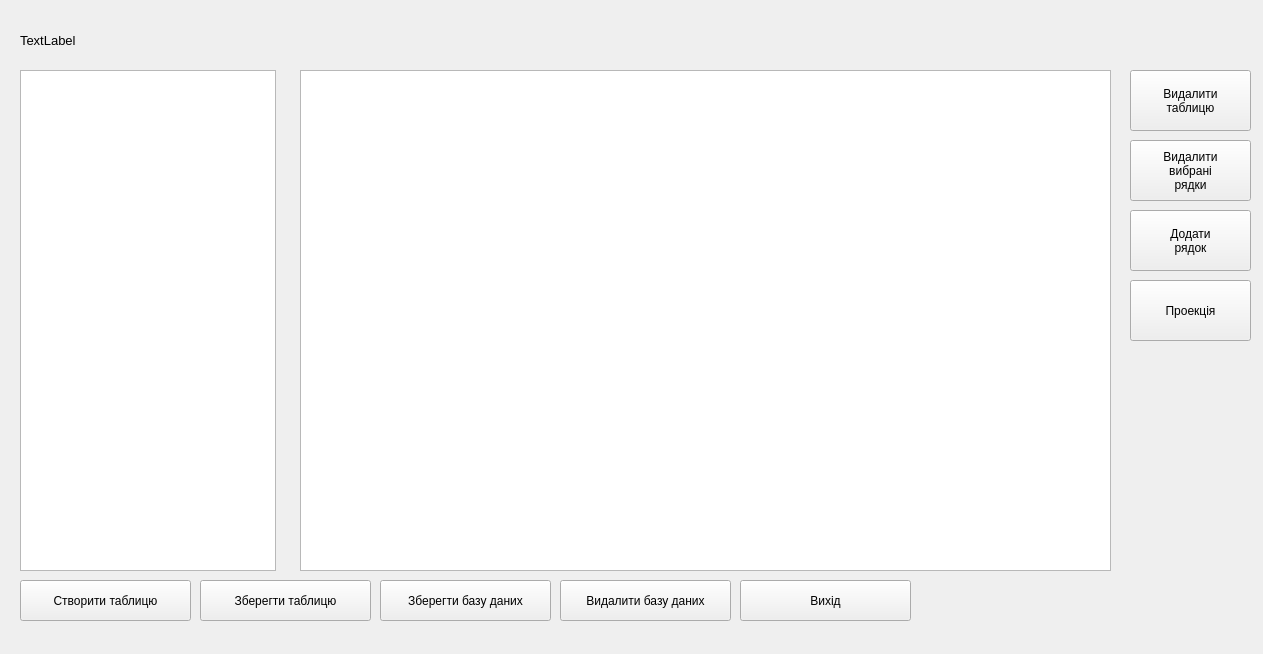
<?xml version="1.0" encoding="UTF-8"?>
<ui version="4.0">
 <class>DataViewer</class>
 <widget class="QWidget" name="DataViewer">
  <property name="geometry">
   <rect>
    <x>0</x>
    <y>0</y>
    <width>1263</width>
    <height>654</height>
   </rect>
  </property>
  <property name="windowTitle">
   <string>Form</string>
  </property>
  <widget class="QListView" name="tablesList">
   <property name="geometry">
    <rect>
     <x>20</x>
     <y>70</y>
     <width>256</width>
     <height>501</height>
    </rect>
   </property>
  </widget>
  <widget class="QLabel" name="dbNameLabel">
   <property name="geometry">
    <rect>
     <x>20</x>
     <y>30</y>
     <width>1071</width>
     <height>21</height>
    </rect>
   </property>
   <property name="font">
    <font>
     <pointsize>10</pointsize>
    </font>
   </property>
   <property name="text">
    <string>TextLabel</string>
   </property>
  </widget>
  <widget class="QWidget" name="widget" native="true">
   <property name="geometry">
    <rect>
     <x>289</x>
     <y>69</y>
     <width>821</width>
     <height>491</height>
    </rect>
   </property>
   <widget class="QLabel" name="nameEditLabel">
    <property name="geometry">
     <rect>
      <x>30</x>
      <y>60</y>
      <width>171</width>
      <height>31</height>
     </rect>
    </property>
    <property name="font">
     <font>
      <pointsize>10</pointsize>
     </font>
    </property>
    <property name="text">
     <string>Назва бази даних:</string>
    </property>
   </widget>
   <widget class="QLabel" name="loginEditLabel">
    <property name="geometry">
     <rect>
      <x>30</x>
      <y>110</y>
      <width>171</width>
      <height>31</height>
     </rect>
    </property>
    <property name="font">
     <font>
      <pointsize>10</pointsize>
     </font>
    </property>
    <property name="text">
     <string>Логiн:</string>
    </property>
   </widget>
   <widget class="QLabel" name="passEditLabel">
    <property name="geometry">
     <rect>
      <x>30</x>
      <y>160</y>
      <width>171</width>
      <height>31</height>
     </rect>
    </property>
    <property name="font">
     <font>
      <pointsize>10</pointsize>
     </font>
    </property>
    <property name="text">
     <string>Пароль:</string>
    </property>
   </widget>
   <widget class="QCheckBox" name="displayPassword">
    <property name="geometry">
     <rect>
      <x>240</x>
      <y>200</y>
      <width>211</width>
      <height>31</height>
     </rect>
    </property>
    <property name="font">
     <font>
      <pointsize>10</pointsize>
     </font>
    </property>
    <property name="text">
     <string>Показати пароль</string>
    </property>
   </widget>
   <widget class="QLineEdit" name="dbNameEdit">
    <property name="geometry">
     <rect>
      <x>240</x>
      <y>60</y>
      <width>301</width>
      <height>31</height>
     </rect>
    </property>
    <property name="toolTip">
     <string>hgfhfghf</string>
    </property>
    <property name="toolTipDuration">
     <number>5</number>
    </property>
   </widget>
   <widget class="QLineEdit" name="dbLoginEdit">
    <property name="geometry">
     <rect>
      <x>240</x>
      <y>110</y>
      <width>301</width>
      <height>31</height>
     </rect>
    </property>
   </widget>
   <widget class="QLineEdit" name="dbPassEdit">
    <property name="geometry">
     <rect>
      <x>240</x>
      <y>160</y>
      <width>301</width>
      <height>31</height>
     </rect>
    </property>
    <property name="echoMode">
     <enum>QLineEdit::Password</enum>
    </property>
   </widget>
   <widget class="QLabel" name="dbEditLabel">
    <property name="geometry">
     <rect>
      <x>140</x>
      <y>-10</y>
      <width>271</width>
      <height>51</height>
     </rect>
    </property>
    <property name="font">
     <font>
      <pointsize>14</pointsize>
     </font>
    </property>
    <property name="text">
     <string>Редагування бази даних</string>
    </property>
   </widget>
   <widget class="QPushButton" name="dbEditSaveButton">
    <property name="geometry">
     <rect>
      <x>160</x>
      <y>270</y>
      <width>181</width>
      <height>61</height>
     </rect>
    </property>
    <property name="text">
     <string>Зберегти змiни</string>
    </property>
   </widget>
   <widget class="QPushButton" name="dbEditReloadButton">
    <property name="geometry">
     <rect>
      <x>360</x>
      <y>270</y>
      <width>181</width>
      <height>61</height>
     </rect>
    </property>
    <property name="text">
     <string>Скасувати незбереженi 
 змiни</string>
    </property>
   </widget>
  </widget>
  <widget class="QPushButton" name="dbSaveButton">
   <property name="geometry">
    <rect>
     <x>380</x>
     <y>580</y>
     <width>171</width>
     <height>41</height>
    </rect>
   </property>
   <property name="text">
    <string>Зберегти базу даних</string>
   </property>
  </widget>
  <widget class="QWidget" name="tableWidget" native="true">
   <property name="geometry">
    <rect>
     <x>290</x>
     <y>70</y>
     <width>831</width>
     <height>511</height>
    </rect>
   </property>
   <widget class="QTableWidget" name="dbTable">
    <property name="geometry">
     <rect>
      <x>10</x>
      <y>0</y>
      <width>811</width>
      <height>501</height>
     </rect>
    </property>
    <property name="verticalScrollMode">
     <enum>QAbstractItemView::ScrollPerPixel</enum>
    </property>
    <property name="horizontalScrollMode">
     <enum>QAbstractItemView::ScrollPerPixel</enum>
    </property>
   </widget>
  </widget>
  <widget class="QPushButton" name="dbSaveTable">
   <property name="geometry">
    <rect>
     <x>200</x>
     <y>580</y>
     <width>171</width>
     <height>41</height>
    </rect>
   </property>
   <property name="text">
    <string>Зберегти таблицю</string>
   </property>
  </widget>
  <widget class="QPushButton" name="dbExitButton">
   <property name="geometry">
    <rect>
     <x>740</x>
     <y>580</y>
     <width>171</width>
     <height>41</height>
    </rect>
   </property>
   <property name="text">
    <string>Вихiд</string>
   </property>
  </widget>
  <widget class="QPushButton" name="deleteTableButton">
   <property name="geometry">
    <rect>
     <x>1130</x>
     <y>70</y>
     <width>121</width>
     <height>61</height>
    </rect>
   </property>
   <property name="text">
    <string>Видалити
таблицю</string>
   </property>
  </widget>
  <widget class="QPushButton" name="dbCreateTable">
   <property name="geometry">
    <rect>
     <x>20</x>
     <y>580</y>
     <width>171</width>
     <height>41</height>
    </rect>
   </property>
   <property name="text">
    <string>Cтворити таблицю</string>
   </property>
  </widget>
  <widget class="QPushButton" name="deleteRowButton">
   <property name="geometry">
    <rect>
     <x>1130</x>
     <y>140</y>
     <width>121</width>
     <height>61</height>
    </rect>
   </property>
   <property name="text">
    <string>Видалити
вибранi
рядки</string>
   </property>
  </widget>
  <widget class="QPushButton" name="addRowButton">
   <property name="geometry">
    <rect>
     <x>1130</x>
     <y>210</y>
     <width>121</width>
     <height>61</height>
    </rect>
   </property>
   <property name="text">
    <string>Додати
рядок</string>
   </property>
  </widget>
  <widget class="QPushButton" name="makeProjection">
   <property name="geometry">
    <rect>
     <x>1130</x>
     <y>280</y>
     <width>121</width>
     <height>61</height>
    </rect>
   </property>
   <property name="text">
    <string>Проекцiя</string>
   </property>
  </widget>
  <widget class="QPushButton" name="dbDeleteButton">
   <property name="geometry">
    <rect>
     <x>560</x>
     <y>580</y>
     <width>171</width>
     <height>41</height>
    </rect>
   </property>
   <property name="text">
    <string>Видалити базу даних</string>
   </property>
  </widget>
 </widget>
 <resources/>
 <connections/>
</ui>
